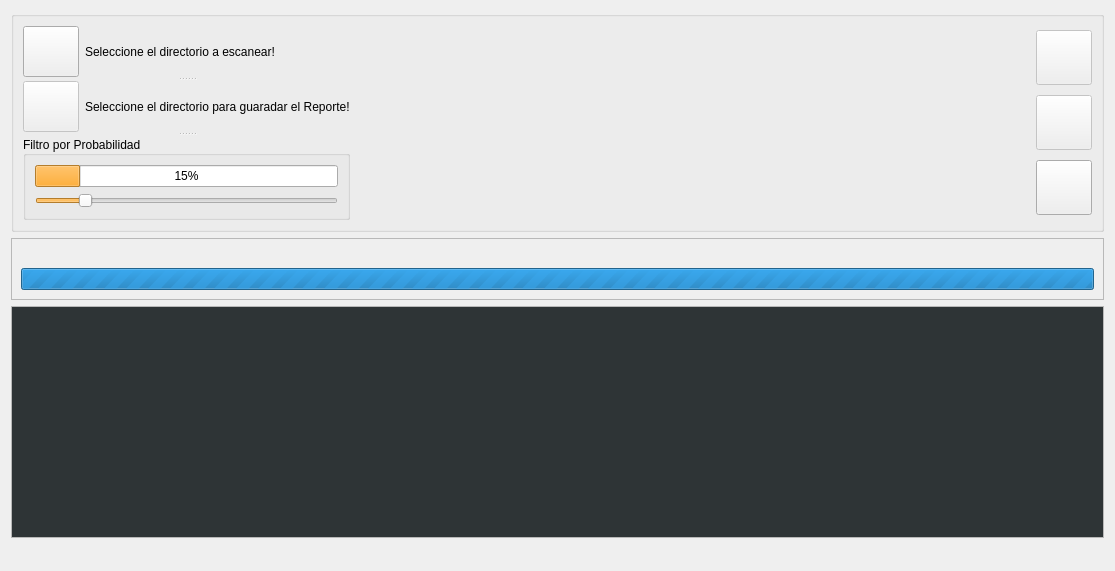
<?xml version="1.0" encoding="UTF-8"?>
<ui version="4.0">
 <class>dlgNsfwScanner</class>
 <widget class="QDialog" name="dlgNsfwScanner">
  <property name="windowModality">
   <enum>Qt::ApplicationModal</enum>
  </property>
  <property name="geometry">
   <rect>
    <x>0</x>
    <y>0</y>
    <width>1115</width>
    <height>571</height>
   </rect>
  </property>
  <property name="sizePolicy">
   <sizepolicy hsizetype="Ignored" vsizetype="Fixed">
    <horstretch>0</horstretch>
    <verstretch>0</verstretch>
   </sizepolicy>
  </property>
  <property name="maximumSize">
   <size>
    <width>16777215</width>
    <height>16777215</height>
   </size>
  </property>
  <property name="windowTitle">
   <string>Open Nsfw Scann v1.0 by MAX</string>
  </property>
  <property name="windowIcon">
   <iconset>
    <normaloff>icons/icon-wifi.png</normaloff>icons/icon-wifi.png</iconset>
  </property>
  <property name="toolTip">
   <string/>
  </property>
  <property name="layoutDirection">
   <enum>Qt::LeftToRight</enum>
  </property>
  <property name="sizeGripEnabled">
   <bool>false</bool>
  </property>
  <property name="modal">
   <bool>false</bool>
  </property>
  <layout class="QVBoxLayout" name="verticalLayout_2">
   <property name="sizeConstraint">
    <enum>QLayout::SetDefaultConstraint</enum>
   </property>
   <item alignment="Qt::AlignTop">
    <widget class="QGroupBox" name="groupBox">
     <property name="sizePolicy">
      <sizepolicy hsizetype="Expanding" vsizetype="MinimumExpanding">
       <horstretch>0</horstretch>
       <verstretch>0</verstretch>
      </sizepolicy>
     </property>
     <property name="minimumSize">
      <size>
       <width>0</width>
       <height>0</height>
      </size>
     </property>
     <property name="title">
      <string/>
     </property>
     <layout class="QHBoxLayout" name="horizontalLayout_3">
      <item>
       <widget class="QSplitter" name="splitter">
        <property name="orientation">
         <enum>Qt::Vertical</enum>
        </property>
        <widget class="QWidget" name="layoutWidget">
         <layout class="QHBoxLayout" name="horizontalLayout" stretch="0,0">
          <property name="sizeConstraint">
           <enum>QLayout::SetDefaultConstraint</enum>
          </property>
          <item alignment="Qt::AlignLeft">
           <widget class="QToolButton" name="btnScannFolder">
            <property name="minimumSize">
             <size>
              <width>50</width>
              <height>50</height>
             </size>
            </property>
            <property name="toolTip">
             <string>Directorio a Escanear.</string>
            </property>
            <property name="text">
             <string/>
            </property>
            <property name="icon">
             <iconset>
              <normaloff>icons/icon-searchfolder.png</normaloff>icons/icon-searchfolder.png</iconset>
            </property>
            <property name="iconSize">
             <size>
              <width>48</width>
              <height>48</height>
             </size>
            </property>
           </widget>
          </item>
          <item>
           <widget class="QLabel" name="lblScannFolder">
            <property name="sizePolicy">
             <sizepolicy hsizetype="Expanding" vsizetype="Preferred">
              <horstretch>0</horstretch>
              <verstretch>0</verstretch>
             </sizepolicy>
            </property>
            <property name="maximumSize">
             <size>
              <width>16777215</width>
              <height>60</height>
             </size>
            </property>
            <property name="text">
             <string>Seleccione el directorio a escanear!</string>
            </property>
            <property name="wordWrap">
             <bool>false</bool>
            </property>
            <property name="buddy">
             <cstring>btnScannFolder</cstring>
            </property>
           </widget>
          </item>
         </layout>
        </widget>
        <widget class="QWidget" name="layoutWidget">
         <layout class="QHBoxLayout" name="horizontalLayout_2">
          <item alignment="Qt::AlignLeft">
           <widget class="QToolButton" name="btnSaveFolder">
            <property name="enabled">
             <bool>false</bool>
            </property>
            <property name="sizePolicy">
             <sizepolicy hsizetype="MinimumExpanding" vsizetype="MinimumExpanding">
              <horstretch>0</horstretch>
              <verstretch>0</verstretch>
             </sizepolicy>
            </property>
            <property name="minimumSize">
             <size>
              <width>50</width>
              <height>50</height>
             </size>
            </property>
            <property name="statusTip">
             <string>Directorio para guardar reporte.</string>
            </property>
            <property name="text">
             <string/>
            </property>
            <property name="icon">
             <iconset>
              <normaloff>icons/icon-createfolder.png</normaloff>icons/icon-createfolder.png</iconset>
            </property>
            <property name="iconSize">
             <size>
              <width>48</width>
              <height>48</height>
             </size>
            </property>
           </widget>
          </item>
          <item>
           <widget class="QLabel" name="lblSaveFolder">
            <property name="sizePolicy">
             <sizepolicy hsizetype="MinimumExpanding" vsizetype="Fixed">
              <horstretch>0</horstretch>
              <verstretch>0</verstretch>
             </sizepolicy>
            </property>
            <property name="maximumSize">
             <size>
              <width>16777215</width>
              <height>60</height>
             </size>
            </property>
            <property name="text">
             <string>Seleccione el directorio para guaradar el Reporte!</string>
            </property>
            <property name="wordWrap">
             <bool>false</bool>
            </property>
            <property name="buddy">
             <cstring>btnScannFolder</cstring>
            </property>
           </widget>
          </item>
         </layout>
        </widget>
        <widget class="QGroupBox" name="groupBox_2">
         <property name="sizePolicy">
          <sizepolicy hsizetype="Expanding" vsizetype="Fixed">
           <horstretch>0</horstretch>
           <verstretch>0</verstretch>
          </sizepolicy>
         </property>
         <property name="minimumSize">
          <size>
           <width>0</width>
           <height>0</height>
          </size>
         </property>
         <property name="title">
          <string>Filtro por Probabilidad </string>
         </property>
         <property name="alignment">
          <set>Qt::AlignLeading|Qt::AlignLeft|Qt::AlignVCenter</set>
         </property>
         <layout class="QVBoxLayout" name="verticalLayout_3">
          <property name="sizeConstraint">
           <enum>QLayout::SetDefaultConstraint</enum>
          </property>
          <item>
           <widget class="QProgressBar" name="progressBarScore">
            <property name="palette">
             <palette>
              <active>
               <colorrole role="Highlight">
                <brush brushstyle="SolidPattern">
                 <color alpha="255">
                  <red>252</red>
                  <green>175</green>
                  <blue>62</blue>
                 </color>
                </brush>
               </colorrole>
              </active>
              <inactive>
               <colorrole role="Highlight">
                <brush brushstyle="SolidPattern">
                 <color alpha="255">
                  <red>252</red>
                  <green>175</green>
                  <blue>62</blue>
                 </color>
                </brush>
               </colorrole>
              </inactive>
              <disabled>
               <colorrole role="Highlight">
                <brush brushstyle="SolidPattern">
                 <color alpha="255">
                  <red>145</red>
                  <green>141</green>
                  <blue>126</blue>
                 </color>
                </brush>
               </colorrole>
              </disabled>
             </palette>
            </property>
            <property name="value">
             <number>15</number>
            </property>
           </widget>
          </item>
          <item>
           <widget class="QSlider" name="selScore">
            <property name="palette">
             <palette>
              <active>
               <colorrole role="Highlight">
                <brush brushstyle="SolidPattern">
                 <color alpha="255">
                  <red>252</red>
                  <green>175</green>
                  <blue>62</blue>
                 </color>
                </brush>
               </colorrole>
              </active>
              <inactive>
               <colorrole role="Highlight">
                <brush brushstyle="SolidPattern">
                 <color alpha="255">
                  <red>252</red>
                  <green>175</green>
                  <blue>62</blue>
                 </color>
                </brush>
               </colorrole>
              </inactive>
              <disabled>
               <colorrole role="Highlight">
                <brush brushstyle="SolidPattern">
                 <color alpha="255">
                  <red>145</red>
                  <green>141</green>
                  <blue>126</blue>
                 </color>
                </brush>
               </colorrole>
              </disabled>
             </palette>
            </property>
            <property name="maximum">
             <number>100</number>
            </property>
            <property name="value">
             <number>15</number>
            </property>
            <property name="orientation">
             <enum>Qt::Horizontal</enum>
            </property>
           </widget>
          </item>
         </layout>
        </widget>
       </widget>
      </item>
      <item>
       <spacer name="horizontalSpacer">
        <property name="orientation">
         <enum>Qt::Horizontal</enum>
        </property>
        <property name="sizeHint" stdset="0">
         <size>
          <width>40</width>
          <height>20</height>
         </size>
        </property>
       </spacer>
      </item>
      <item>
       <layout class="QVBoxLayout" name="verticalLayout">
        <property name="sizeConstraint">
         <enum>QLayout::SetDefaultConstraint</enum>
        </property>
        <item>
         <widget class="QToolButton" name="btnStart">
          <property name="enabled">
           <bool>false</bool>
          </property>
          <property name="minimumSize">
           <size>
            <width>50</width>
            <height>50</height>
           </size>
          </property>
          <property name="statusTip">
           <string>Iniciar Escaneo.</string>
          </property>
          <property name="text">
           <string/>
          </property>
          <property name="icon">
           <iconset>
            <normaloff>icons/icon-acsource.png</normaloff>icons/icon-acsource.png</iconset>
          </property>
          <property name="iconSize">
           <size>
            <width>48</width>
            <height>48</height>
           </size>
          </property>
         </widget>
        </item>
        <item>
         <widget class="QToolButton" name="btnSave">
          <property name="enabled">
           <bool>false</bool>
          </property>
          <property name="minimumSize">
           <size>
            <width>50</width>
            <height>50</height>
           </size>
          </property>
          <property name="toolTip">
           <string>Guardar Reporte.</string>
          </property>
          <property name="text">
           <string/>
          </property>
          <property name="icon">
           <iconset>
            <normaloff>icons/icon-save-floppy.png</normaloff>icons/icon-save-floppy.png</iconset>
          </property>
          <property name="iconSize">
           <size>
            <width>48</width>
            <height>48</height>
           </size>
          </property>
         </widget>
        </item>
        <item>
         <widget class="QToolButton" name="btnClose">
          <property name="minimumSize">
           <size>
            <width>50</width>
            <height>50</height>
           </size>
          </property>
          <property name="statusTip">
           <string>Cerrar.</string>
          </property>
          <property name="text">
           <string/>
          </property>
          <property name="icon">
           <iconset>
            <normaloff>icons/icon-circledelete.png</normaloff>icons/icon-circledelete.png</iconset>
          </property>
          <property name="iconSize">
           <size>
            <width>48</width>
            <height>48</height>
           </size>
          </property>
         </widget>
        </item>
       </layout>
      </item>
     </layout>
    </widget>
   </item>
   <item alignment="Qt::AlignTop">
    <widget class="QFrame" name="frame">
     <property name="minimumSize">
      <size>
       <width>0</width>
       <height>0</height>
      </size>
     </property>
     <property name="frameShape">
      <enum>QFrame::StyledPanel</enum>
     </property>
     <property name="frameShadow">
      <enum>QFrame::Raised</enum>
     </property>
     <layout class="QVBoxLayout" name="verticalLayout_4">
      <item alignment="Qt::AlignTop">
       <widget class="QLabel" name="lblProgressBar">
        <property name="sizePolicy">
         <sizepolicy hsizetype="Expanding" vsizetype="Fixed">
          <horstretch>0</horstretch>
          <verstretch>0</verstretch>
         </sizepolicy>
        </property>
        <property name="text">
         <string/>
        </property>
        <property name="wordWrap">
         <bool>false</bool>
        </property>
       </widget>
      </item>
      <item alignment="Qt::AlignTop">
       <widget class="QProgressBar" name="progressBar">
        <property name="maximum">
         <number>0</number>
        </property>
        <property name="value">
         <number>-1</number>
        </property>
        <property name="alignment">
         <set>Qt::AlignCenter</set>
        </property>
       </widget>
      </item>
     </layout>
     <zorder>progressBar</zorder>
     <zorder>lblProgressBar</zorder>
    </widget>
   </item>
   <item>
    <widget class="QTextEdit" name="txtLog">
     <property name="sizePolicy">
      <sizepolicy hsizetype="Expanding" vsizetype="Expanding">
       <horstretch>0</horstretch>
       <verstretch>0</verstretch>
      </sizepolicy>
     </property>
     <property name="palette">
      <palette>
       <active>
        <colorrole role="Text">
         <brush brushstyle="SolidPattern">
          <color alpha="255">
           <red>78</red>
           <green>154</green>
           <blue>6</blue>
          </color>
         </brush>
        </colorrole>
        <colorrole role="Base">
         <brush brushstyle="SolidPattern">
          <color alpha="255">
           <red>46</red>
           <green>52</green>
           <blue>54</blue>
          </color>
         </brush>
        </colorrole>
       </active>
       <inactive>
        <colorrole role="Text">
         <brush brushstyle="SolidPattern">
          <color alpha="255">
           <red>78</red>
           <green>154</green>
           <blue>6</blue>
          </color>
         </brush>
        </colorrole>
        <colorrole role="Base">
         <brush brushstyle="SolidPattern">
          <color alpha="255">
           <red>46</red>
           <green>52</green>
           <blue>54</blue>
          </color>
         </brush>
        </colorrole>
       </inactive>
       <disabled>
        <colorrole role="Text">
         <brush brushstyle="SolidPattern">
          <color alpha="255">
           <red>190</red>
           <green>190</green>
           <blue>190</blue>
          </color>
         </brush>
        </colorrole>
        <colorrole role="Base">
         <brush brushstyle="SolidPattern">
          <color alpha="255">
           <red>239</red>
           <green>235</green>
           <blue>231</blue>
          </color>
         </brush>
        </colorrole>
       </disabled>
      </palette>
     </property>
     <property name="autoFillBackground">
      <bool>false</bool>
     </property>
     <property name="frameShape">
      <enum>QFrame::StyledPanel</enum>
     </property>
     <property name="horizontalScrollBarPolicy">
      <enum>Qt::ScrollBarAlwaysOff</enum>
     </property>
     <property name="sizeAdjustPolicy">
      <enum>QAbstractScrollArea::AdjustIgnored</enum>
     </property>
     <property name="readOnly">
      <bool>true</bool>
     </property>
     <property name="acceptRichText">
      <bool>false</bool>
     </property>
    </widget>
   </item>
   <item alignment="Qt::AlignBottom">
    <widget class="QLabel" name="lblScannStatus">
     <property name="sizePolicy">
      <sizepolicy hsizetype="Expanding" vsizetype="Fixed">
       <horstretch>0</horstretch>
       <verstretch>0</verstretch>
      </sizepolicy>
     </property>
     <property name="maximumSize">
      <size>
       <width>16777215</width>
       <height>16777215</height>
      </size>
     </property>
     <property name="palette">
      <palette>
       <active>
        <colorrole role="Text">
         <brush brushstyle="SolidPattern">
          <color alpha="255">
           <red>32</red>
           <green>74</green>
           <blue>135</blue>
          </color>
         </brush>
        </colorrole>
       </active>
       <inactive>
        <colorrole role="Text">
         <brush brushstyle="SolidPattern">
          <color alpha="255">
           <red>32</red>
           <green>74</green>
           <blue>135</blue>
          </color>
         </brush>
        </colorrole>
       </inactive>
       <disabled>
        <colorrole role="Text">
         <brush brushstyle="SolidPattern">
          <color alpha="255">
           <red>190</red>
           <green>190</green>
           <blue>190</blue>
          </color>
         </brush>
        </colorrole>
       </disabled>
      </palette>
     </property>
     <property name="font">
      <font>
       <family>aakar</family>
       <weight>50</weight>
       <bold>false</bold>
      </font>
     </property>
     <property name="autoFillBackground">
      <bool>true</bool>
     </property>
     <property name="text">
      <string/>
     </property>
     <property name="textFormat">
      <enum>Qt::PlainText</enum>
     </property>
     <property name="alignment">
      <set>Qt::AlignLeading|Qt::AlignLeft|Qt::AlignVCenter</set>
     </property>
     <property name="wordWrap">
      <bool>false</bool>
     </property>
    </widget>
   </item>
  </layout>
 </widget>
 <resources/>
 <connections/>
</ui>
